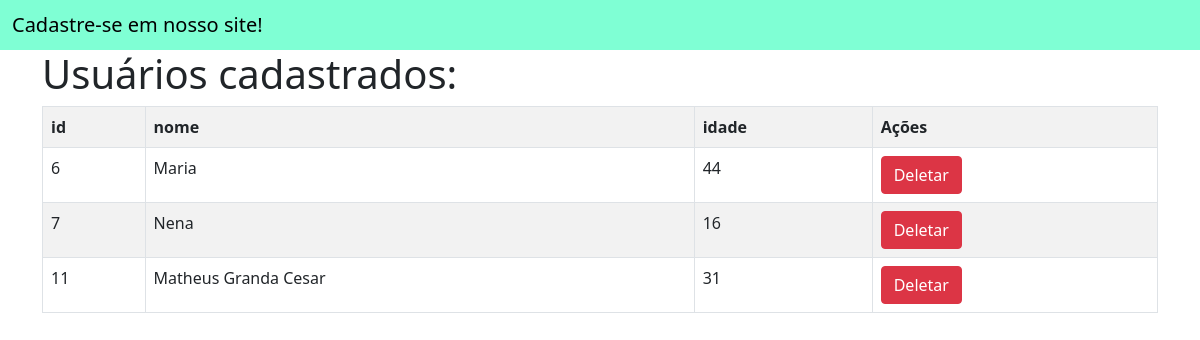
/usuarios/, run on an earlier commit of the app's database.
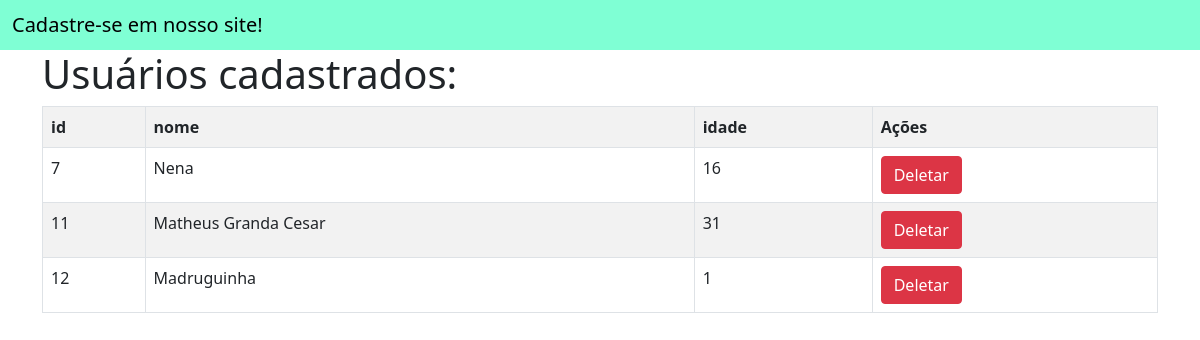
And on a later commit of the database.
### app_cadastro/models.py (models this page shows)
class Usuario(models.Model):
    id_usuario = models.AutoField(primary_key=True)
    nome = models.TextField(max_length=255)
    idade = models.IntegerField()

### app_cadastro/views.py (the view)
# urls.py: path('usuarios/',views.usuarios,name='listagem_usuarios'),
def usuarios(request):
    if request.method == 'POST':
        novo_usuario = Usuario()
        novo_usuario.nome = request.POST.get('nome')
        novo_usuario.idade = request.POST.get('idade')
        novo_usuario.save()
    usuarios = {'usuarios': Usuario.objects.all()}
    return render(request, 'usuarios/usuarios.html', usuarios)

### app_cadastro/templates/usuarios/usuarios.html
{% extends 'usuarios/base.html' %}
{% block conteudo %}
<div class="container">
    <h1>Usuários cadastrados:</h1>
    <table class="table table-bordered table-striped">
        <tr>
            <th>id</th>
            <th>nome</th>
            <th>idade</th>
            <th>Ações</th>
        </tr>
        {% for usuario in usuarios %}
        <tr>
            <td>{{ usuario.id_usuario }}</td>
            <td>{{ usuario.nome }}</td>
            <td>{{ usuario.idade }}</td>
            <td>
                <a href="{% url 'deletar_usuario' usuario.id_usuario %}" class="btn btn-danger">Deletar</a>
            </td>
        </tr>
        {% endfor %}
    </table>
</div>
{% endblock %}

What changed in the data, as far as the page shows it:
removed Usuario: id_usuario "6", nome "Maria", idade "44"
added Usuario: id_usuario "12", nome "Madruguinha", idade "1"
